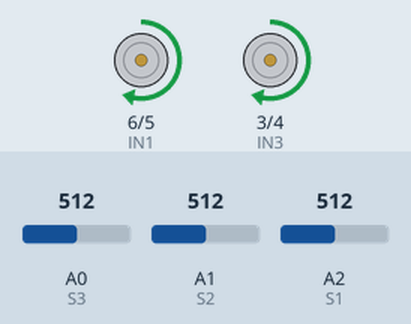
Bench run of a sketch on a simulated Arduino Uno, built with avr-gcc and run on an emulated ATmega328P. Shown: motor-driver pin pairs drawn as motors (green arrow = first pin HIGH = forward, orange = second pin HIGH = backward, longer = more drive, scaled by the enable pin). The inputs (shaded band) are chosen by the test bench; at power-on: A0 (S3) = 512, A2 (S1) = 512, A1 (S2) = 512.

Above: at 1.2 s.
1.3 s: A0 (S3) set to 490
4.3 s: A0 (S3) set to 510
7.3 s: A2 (S1) set to 490
10.3 s: A2 (S1) set to 510
13.3 s: A2 (S1) set to 306
Timing chart, 0 to 17.3 s (numbered marks = the images above; inputs shaded):
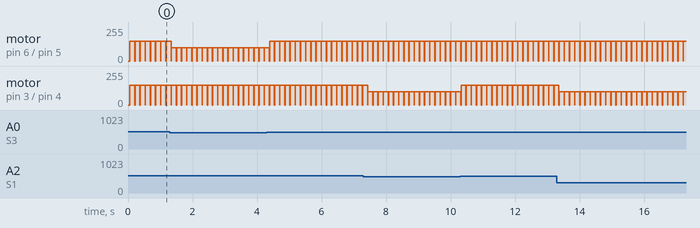

The sketch:

basic_code_for_line_follow.ino
```cpp
#define ENA 9
#define IN1 6
#define IN2 5
#define ENB 10
#define IN3 3
#define IN4 4

#define S1 A2  // Left
#define S2 A1  // Middle
#define S3 A0  // Right

void setup() {
  // put your setup code here, to run once:
  pinMode(ENA, OUTPUT);
  pinMode(IN1, OUTPUT);
  pinMode(IN2, OUTPUT);
  pinMode(ENB, OUTPUT);
  pinMode(IN3, OUTPUT);
  pinMode(IN4, OUTPUT);

  pinMode(S1, INPUT);
  pinMode(S2, INPUT);
  pinMode(S3, INPUT);
}

void loop() {
  delay(50);
  // put your main code here, to run repeatedly:
  reset();
  delay(10);

  int leftSensor = analogRead(S1);
  int middleSensor = analogRead(S2);
  int rightSensor = analogRead(S3);

  if ((leftSensor > 500) && (middleSensor < 500) && (rightSensor > 500)) {
    forward();
  } else if (((leftSensor < 500) && (middleSensor > 500) && (rightSensor > 500)) || ((leftSensor < 500) && (middleSensor < 500) && (rightSensor > 500))){
    move_right();
  } else if (((leftSensor > 500) && (middleSensor > 500) && (rightSensor < 500)) || ((leftSensor > 500) && (middleSensor < 500) && (rightSensor < 500))) {
    move_left();
  } else if ((leftSensor > 500) && (middleSensor > 500) && (rightSensor > 500)) {
    forward();
  } else {}
  delay(100);
}

void move_right() {
  digitalWrite(IN1, HIGH);
  digitalWrite(IN2, LOW);
  analogWrite(ENA, 150);
  digitalWrite(IN3, HIGH);
  digitalWrite(IN4, LOW);
  analogWrite(ENB, 100);
}

void move_left() {
  digitalWrite(IN3, HIGH);
  digitalWrite(IN4, LOW);
  analogWrite(ENB, 150);
  digitalWrite(IN1, HIGH);
  digitalWrite(IN2, LOW);
  analogWrite(ENA, 100);
}

void forward() {
  digitalWrite(IN1, HIGH);
  digitalWrite(IN2, LOW);
  analogWrite(ENA, 150);
  digitalWrite(IN3, HIGH);
  digitalWrite(IN4, LOW);
  analogWrite(ENB, 150);
}

void reset() {
  digitalWrite(IN1, LOW);
  digitalWrite(IN2, LOW);
  digitalWrite(IN3, LOW);
  digitalWrite(IN4, LOW);
}
```

Measured:
- by itself, motor on pin 6 (IN1) / pin 5 (IN2): alternates forward 150/255 for 0.15 s and stopped for 0.01 s
- by itself, motor on pin 3 (IN3) / pin 4 (IN4): alternates forward 100/255 for 0.15 s and stopped for 0.01 s
